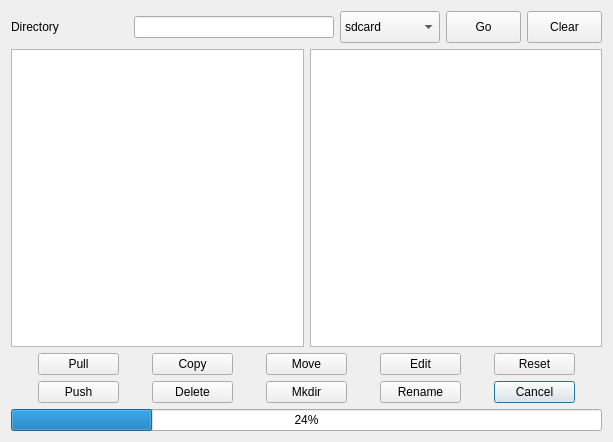
<?xml version="1.0" encoding="UTF-8"?>
<ui version="4.0">
 <class>usbfileDialog</class>
 <widget class="QDialog" name="usbfileDialog">
  <property name="windowModality">
   <enum>Qt::WindowModal</enum>
  </property>
  <property name="geometry">
   <rect>
    <x>0</x>
    <y>0</y>
    <width>613</width>
    <height>442</height>
   </rect>
  </property>
  <property name="windowTitle">
   <string>File Manager</string>
  </property>
  <property name="modal">
   <bool>true</bool>
  </property>
  <layout class="QVBoxLayout" name="verticalLayout">
   <property name="sizeConstraint">
    <enum>QLayout::SetDefaultConstraint</enum>
   </property>
   <item>
    <layout class="QHBoxLayout" name="horizontalLayout_4">
     <item>
      <widget class="QLabel" name="label">
       <property name="text">
        <string>Directory</string>
       </property>
      </widget>
     </item>
     <item>
      <widget class="QLineEdit" name="customdir">
       <property name="minimumSize">
        <size>
         <width>200</width>
         <height>21</height>
        </size>
       </property>
       <property name="maximumSize">
        <size>
         <width>200</width>
         <height>16777215</height>
        </size>
       </property>
       <property name="focusPolicy">
        <enum>Qt::ClickFocus</enum>
       </property>
       <property name="toolTip">
        <string>&lt;html&gt;&lt;head/&gt;&lt;body&gt;&lt;p&gt;Enter directory to load into active panel, then press Go or hit &amp;lt;enter&amp;gt;&lt;/p&gt;&lt;/body&gt;&lt;/html&gt;</string>
       </property>
       <property name="alignment">
        <set>Qt::AlignBottom|Qt::AlignLeading|Qt::AlignLeft</set>
       </property>
      </widget>
     </item>
     <item>
      <widget class="QComboBox" name="kodiDirs">
       <property name="minimumSize">
        <size>
         <width>100</width>
         <height>32</height>
        </size>
       </property>
       <property name="maximumSize">
        <size>
         <width>100</width>
         <height>32</height>
        </size>
       </property>
       <property name="focusPolicy">
        <enum>Qt::NoFocus</enum>
       </property>
       <property name="toolTip">
        <string>&lt;html&gt;&lt;head/&gt;&lt;body&gt;&lt;p&gt;Select starting directory for file manager&lt;/p&gt;&lt;/body&gt;&lt;/html&gt;</string>
       </property>
       <item>
        <property name="text">
         <string>sdcard</string>
        </property>
       </item>
       <item>
        <property name="text">
         <string>storage</string>
        </property>
       </item>
       <item>
        <property name="text">
         <string>data/local/tmp</string>
        </property>
       </item>
       <item>
        <property name="text">
         <string>kodi</string>
        </property>
       </item>
       <item>
        <property name="text">
         <string>userdata</string>
        </property>
       </item>
       <item>
        <property name="text">
         <string>addons</string>
        </property>
       </item>
      </widget>
     </item>
     <item>
      <widget class="QPushButton" name="goButton">
       <property name="minimumSize">
        <size>
         <width>75</width>
         <height>32</height>
        </size>
       </property>
       <property name="maximumSize">
        <size>
         <width>75</width>
         <height>32</height>
        </size>
       </property>
       <property name="focusPolicy">
        <enum>Qt::NoFocus</enum>
       </property>
       <property name="text">
        <string>Go</string>
       </property>
       <property name="autoDefault">
        <bool>false</bool>
       </property>
      </widget>
     </item>
     <item>
      <widget class="QPushButton" name="clearButton">
       <property name="minimumSize">
        <size>
         <width>75</width>
         <height>32</height>
        </size>
       </property>
       <property name="maximumSize">
        <size>
         <width>75</width>
         <height>32</height>
        </size>
       </property>
       <property name="focusPolicy">
        <enum>Qt::NoFocus</enum>
       </property>
       <property name="text">
        <string>Clear</string>
       </property>
       <property name="autoDefault">
        <bool>false</bool>
       </property>
      </widget>
     </item>
    </layout>
   </item>
   <item>
    <layout class="QHBoxLayout" name="horizontalLayout">
     <item>
      <widget class="QListWidget" name="usblistWidget1">
       <property name="enabled">
        <bool>true</bool>
       </property>
       <property name="focusPolicy">
        <enum>Qt::StrongFocus</enum>
       </property>
       <property name="sizeAdjustPolicy">
        <enum>QAbstractScrollArea::AdjustIgnored</enum>
       </property>
       <property name="dragEnabled">
        <bool>false</bool>
       </property>
       <property name="selectionMode">
        <enum>QAbstractItemView::ExtendedSelection</enum>
       </property>
       <property name="movement">
        <enum>QListView::Free</enum>
       </property>
       <property name="resizeMode">
        <enum>QListView::Adjust</enum>
       </property>
       <property name="viewMode">
        <enum>QListView::ListMode</enum>
       </property>
      </widget>
     </item>
     <item>
      <widget class="QListWidget" name="usblistWidget2">
       <property name="minimumSize">
        <size>
         <width>221</width>
         <height>0</height>
        </size>
       </property>
       <property name="focusPolicy">
        <enum>Qt::StrongFocus</enum>
       </property>
       <property name="sizeAdjustPolicy">
        <enum>QAbstractScrollArea::AdjustIgnored</enum>
       </property>
       <property name="dragEnabled">
        <bool>false</bool>
       </property>
       <property name="selectionMode">
        <enum>QAbstractItemView::ExtendedSelection</enum>
       </property>
       <property name="movement">
        <enum>QListView::Free</enum>
       </property>
       <property name="resizeMode">
        <enum>QListView::Adjust</enum>
       </property>
       <property name="viewMode">
        <enum>QListView::ListMode</enum>
       </property>
      </widget>
     </item>
    </layout>
   </item>
   <item>
    <layout class="QHBoxLayout" name="horizontalLayout_2">
     <item>
      <widget class="QPushButton" name="pullButton">
       <property name="maximumSize">
        <size>
         <width>81</width>
         <height>32</height>
        </size>
       </property>
       <property name="focusPolicy">
        <enum>Qt::NoFocus</enum>
       </property>
       <property name="toolTip">
        <string>&lt;html&gt;&lt;head/&gt;&lt;body&gt;&lt;p&gt;Pull files and folders from this device to the computer&lt;/p&gt;&lt;/body&gt;&lt;/html&gt;</string>
       </property>
       <property name="text">
        <string>Pull</string>
       </property>
       <property name="autoDefault">
        <bool>false</bool>
       </property>
      </widget>
     </item>
     <item>
      <widget class="QPushButton" name="copyButton">
       <property name="maximumSize">
        <size>
         <width>81</width>
         <height>32</height>
        </size>
       </property>
       <property name="focusPolicy">
        <enum>Qt::NoFocus</enum>
       </property>
       <property name="toolTip">
        <string>&lt;html&gt;&lt;head/&gt;&lt;body&gt;&lt;p&gt;Copy files/folders to a different area on this device&lt;/p&gt;&lt;/body&gt;&lt;/html&gt;</string>
       </property>
       <property name="text">
        <string>Copy</string>
       </property>
       <property name="autoDefault">
        <bool>false</bool>
       </property>
      </widget>
     </item>
     <item>
      <widget class="QPushButton" name="moveButton">
       <property name="maximumSize">
        <size>
         <width>81</width>
         <height>32</height>
        </size>
       </property>
       <property name="focusPolicy">
        <enum>Qt::NoFocus</enum>
       </property>
       <property name="toolTip">
        <string>&lt;html&gt;&lt;head/&gt;&lt;body&gt;&lt;p&gt;Move files/folders to a different area on this device&lt;/p&gt;&lt;/body&gt;&lt;/html&gt;</string>
       </property>
       <property name="text">
        <string>Move</string>
       </property>
       <property name="autoDefault">
        <bool>false</bool>
       </property>
      </widget>
     </item>
     <item>
      <widget class="QPushButton" name="editButton">
       <property name="maximumSize">
        <size>
         <width>81</width>
         <height>32</height>
        </size>
       </property>
       <property name="focusPolicy">
        <enum>Qt::NoFocus</enum>
       </property>
       <property name="toolTip">
        <string>&lt;html&gt;&lt;head/&gt;&lt;body&gt;&lt;p&gt;Edit selected file&lt;/p&gt;&lt;/body&gt;&lt;/html&gt;</string>
       </property>
       <property name="text">
        <string>Edit</string>
       </property>
       <property name="autoDefault">
        <bool>false</bool>
       </property>
      </widget>
     </item>
     <item>
      <widget class="QPushButton" name="resetButton">
       <property name="maximumSize">
        <size>
         <width>81</width>
         <height>32</height>
        </size>
       </property>
       <property name="focusPolicy">
        <enum>Qt::NoFocus</enum>
       </property>
       <property name="toolTip">
        <string>&lt;html&gt;&lt;head/&gt;&lt;body&gt;&lt;p&gt;Reset filemanager&lt;/p&gt;&lt;/body&gt;&lt;/html&gt;</string>
       </property>
       <property name="text">
        <string>Reset</string>
       </property>
       <property name="autoDefault">
        <bool>false</bool>
       </property>
      </widget>
     </item>
    </layout>
   </item>
   <item>
    <layout class="QHBoxLayout" name="horizontalLayout_3">
     <item>
      <widget class="QPushButton" name="pushfilesButton">
       <property name="maximumSize">
        <size>
         <width>81</width>
         <height>32</height>
        </size>
       </property>
       <property name="focusPolicy">
        <enum>Qt::NoFocus</enum>
       </property>
       <property name="toolTip">
        <string>&lt;html&gt;&lt;head/&gt;&lt;body&gt;&lt;p&gt;Push files and folders from the computer to this device&lt;/p&gt;&lt;/body&gt;&lt;/html&gt;</string>
       </property>
       <property name="text">
        <string>Push</string>
       </property>
       <property name="autoDefault">
        <bool>false</bool>
       </property>
      </widget>
     </item>
     <item>
      <widget class="QPushButton" name="delButton">
       <property name="maximumSize">
        <size>
         <width>81</width>
         <height>32</height>
        </size>
       </property>
       <property name="focusPolicy">
        <enum>Qt::NoFocus</enum>
       </property>
       <property name="toolTip">
        <string>&lt;html&gt;&lt;head/&gt;&lt;body&gt;&lt;p&gt;Delete files/folders on this device&lt;/p&gt;&lt;/body&gt;&lt;/html&gt;</string>
       </property>
       <property name="text">
        <string>Delete</string>
       </property>
       <property name="autoDefault">
        <bool>false</bool>
       </property>
      </widget>
     </item>
     <item>
      <widget class="QPushButton" name="mkdirButton">
       <property name="maximumSize">
        <size>
         <width>81</width>
         <height>32</height>
        </size>
       </property>
       <property name="focusPolicy">
        <enum>Qt::NoFocus</enum>
       </property>
       <property name="toolTip">
        <string>&lt;html&gt;&lt;head/&gt;&lt;body&gt;&lt;p&gt;Make a new directory on this device&lt;/p&gt;&lt;/body&gt;&lt;/html&gt;</string>
       </property>
       <property name="text">
        <string>Mkdir</string>
       </property>
       <property name="autoDefault">
        <bool>false</bool>
       </property>
      </widget>
     </item>
     <item>
      <widget class="QPushButton" name="renameButton">
       <property name="maximumSize">
        <size>
         <width>81</width>
         <height>32</height>
        </size>
       </property>
       <property name="focusPolicy">
        <enum>Qt::NoFocus</enum>
       </property>
       <property name="toolTip">
        <string>&lt;html&gt;&lt;head/&gt;&lt;body&gt;&lt;p&gt;Rename file or directory&lt;/p&gt;&lt;/body&gt;&lt;/html&gt;</string>
       </property>
       <property name="text">
        <string>Rename</string>
       </property>
       <property name="autoDefault">
        <bool>false</bool>
       </property>
      </widget>
     </item>
     <item>
      <widget class="QPushButton" name="cancelButton">
       <property name="maximumSize">
        <size>
         <width>81</width>
         <height>32</height>
        </size>
       </property>
       <property name="focusPolicy">
        <enum>Qt::NoFocus</enum>
       </property>
       <property name="toolTip">
        <string>&lt;html&gt;&lt;head/&gt;&lt;body&gt;&lt;p&gt;Close File Manager&lt;/p&gt;&lt;/body&gt;&lt;/html&gt;</string>
       </property>
       <property name="text">
        <string>Cancel</string>
       </property>
       <property name="autoDefault">
        <bool>false</bool>
       </property>
       <property name="default">
        <bool>true</bool>
       </property>
      </widget>
     </item>
    </layout>
   </item>
   <item>
    <widget class="QProgressBar" name="usbprogressBar">
     <property name="value">
      <number>24</number>
     </property>
    </widget>
   </item>
  </layout>
 </widget>
 <resources/>
 <connections>
  <connection>
   <sender>cancelButton</sender>
   <signal>clicked()</signal>
   <receiver>usbfileDialog</receiver>
   <slot>reject()</slot>
   <hints>
    <hint type="sourcelabel">
     <x>120</x>
     <y>235</y>
    </hint>
    <hint type="destinationlabel">
     <x>172</x>
     <y>131</y>
    </hint>
   </hints>
  </connection>
 </connections>
</ui>
